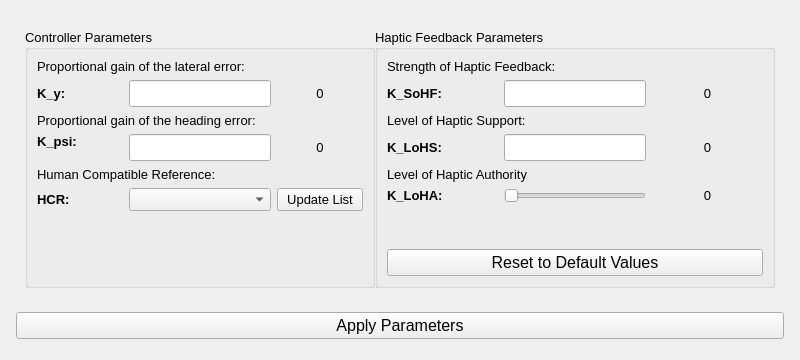
<?xml version="1.0" encoding="UTF-8"?>
<ui version="4.0">
 <class>Form</class>
 <widget class="QWidget" name="Form">
  <property name="geometry">
   <rect>
    <x>0</x>
    <y>0</y>
    <width>800</width>
    <height>360</height>
   </rect>
  </property>
  <property name="windowTitle">
   <string>Form</string>
  </property>
  <layout class="QGridLayout" name="gridLayout_2">
   <item row="1" column="1">
    <widget class="QFrame" name="frame">
     <property name="sizePolicy">
      <sizepolicy hsizetype="Maximum" vsizetype="Preferred">
       <horstretch>0</horstretch>
       <verstretch>0</verstretch>
      </sizepolicy>
     </property>
     <layout class="QGridLayout" name="gridLayout">
      <property name="sizeConstraint">
       <enum>QLayout::SetFixedSize</enum>
      </property>
      <property name="spacing">
       <number>0</number>
      </property>
      <item row="0" column="2">
       <widget class="QGroupBox" name="groupHapticparam">
        <property name="sizePolicy">
         <sizepolicy hsizetype="Minimum" vsizetype="Preferred">
          <horstretch>0</horstretch>
          <verstretch>0</verstretch>
         </sizepolicy>
        </property>
        <property name="minimumSize">
         <size>
          <width>400</width>
          <height>0</height>
         </size>
        </property>
        <property name="maximumSize">
         <size>
          <width>400</width>
          <height>16777215</height>
         </size>
        </property>
        <property name="font">
         <font>
          <pointsize>10</pointsize>
          <weight>50</weight>
          <bold>false</bold>
         </font>
        </property>
        <property name="title">
         <string>Haptic Feedback Parameters</string>
        </property>
        <layout class="QGridLayout" name="gridLayout_6">
         <item row="0" column="0">
          <layout class="QGridLayout" name="gridLayout_5">
           <item row="0" column="0" colspan="3">
            <widget class="QLabel" name="lblKsohftitle">
             <property name="font">
              <font>
               <pointsize>10</pointsize>
               <weight>50</weight>
               <bold>false</bold>
              </font>
             </property>
             <property name="text">
              <string>Strength of Haptic Feedback:</string>
             </property>
             <property name="alignment">
              <set>Qt::AlignLeading|Qt::AlignLeft|Qt::AlignTop</set>
             </property>
            </widget>
           </item>
           <item row="3" column="1">
            <widget class="QLineEdit" name="lineKlohs">
             <property name="sizePolicy">
              <sizepolicy hsizetype="Minimum" vsizetype="Fixed">
               <horstretch>0</horstretch>
               <verstretch>0</verstretch>
              </sizepolicy>
             </property>
             <property name="font">
              <font>
               <pointsize>12</pointsize>
              </font>
             </property>
            </widget>
           </item>
           <item row="6" column="1">
            <widget class="QSlider" name="sliderKloha">
             <property name="sizePolicy">
              <sizepolicy hsizetype="Minimum" vsizetype="Fixed">
               <horstretch>0</horstretch>
               <verstretch>0</verstretch>
              </sizepolicy>
             </property>
             <property name="maximum">
              <number>100</number>
             </property>
             <property name="orientation">
              <enum>Qt::Horizontal</enum>
             </property>
            </widget>
           </item>
           <item row="3" column="0">
            <widget class="QLabel" name="lblKlohs">
             <property name="font">
              <font>
               <pointsize>10</pointsize>
               <weight>75</weight>
               <bold>true</bold>
              </font>
             </property>
             <property name="text">
              <string>K_LoHS:</string>
             </property>
            </widget>
           </item>
           <item row="1" column="0">
            <widget class="QLabel" name="lblKsohf">
             <property name="font">
              <font>
               <pointsize>10</pointsize>
               <weight>75</weight>
               <bold>true</bold>
              </font>
             </property>
             <property name="text">
              <string>K_SoHF:</string>
             </property>
            </widget>
           </item>
           <item row="6" column="0">
            <widget class="QLabel" name="lblKloha">
             <property name="font">
              <font>
               <pointsize>10</pointsize>
               <weight>75</weight>
               <bold>true</bold>
              </font>
             </property>
             <property name="text">
              <string>K_LoHA:</string>
             </property>
            </widget>
           </item>
           <item row="6" column="2">
            <widget class="QLabel" name="lblKlohavalue">
             <property name="font">
              <font>
               <pointsize>10</pointsize>
              </font>
             </property>
             <property name="text">
              <string>0</string>
             </property>
             <property name="alignment">
              <set>Qt::AlignCenter</set>
             </property>
            </widget>
           </item>
           <item row="1" column="1">
            <widget class="QLineEdit" name="lineKsohf">
             <property name="sizePolicy">
              <sizepolicy hsizetype="Minimum" vsizetype="Fixed">
               <horstretch>0</horstretch>
               <verstretch>0</verstretch>
              </sizepolicy>
             </property>
             <property name="font">
              <font>
               <pointsize>12</pointsize>
              </font>
             </property>
            </widget>
           </item>
           <item row="4" column="0" colspan="3">
            <widget class="QLabel" name="lblKlohatitle">
             <property name="font">
              <font>
               <pointsize>10</pointsize>
               <weight>50</weight>
               <bold>false</bold>
              </font>
             </property>
             <property name="text">
              <string>Level of Haptic Authority</string>
             </property>
            </widget>
           </item>
           <item row="2" column="0" colspan="3">
            <widget class="QLabel" name="lblKlohstitle">
             <property name="font">
              <font>
               <pointsize>10</pointsize>
               <weight>50</weight>
               <bold>false</bold>
              </font>
             </property>
             <property name="text">
              <string>Level of Haptic Support:</string>
             </property>
            </widget>
           </item>
           <item row="1" column="2">
            <widget class="QLabel" name="lblKsohfvalue">
             <property name="font">
              <font>
               <pointsize>10</pointsize>
               <weight>50</weight>
               <bold>false</bold>
              </font>
             </property>
             <property name="text">
              <string>0</string>
             </property>
             <property name="alignment">
              <set>Qt::AlignCenter</set>
             </property>
            </widget>
           </item>
           <item row="3" column="2">
            <widget class="QLabel" name="lblKlohsvalue">
             <property name="font">
              <font>
               <pointsize>10</pointsize>
               <weight>50</weight>
               <bold>false</bold>
              </font>
             </property>
             <property name="text">
              <string>0</string>
             </property>
             <property name="alignment">
              <set>Qt::AlignCenter</set>
             </property>
            </widget>
           </item>
          </layout>
         </item>
         <item row="1" column="0">
          <spacer name="verticalSpacer_2">
           <property name="orientation">
            <enum>Qt::Vertical</enum>
           </property>
           <property name="sizeHint" stdset="0">
            <size>
             <width>20</width>
             <height>40</height>
            </size>
           </property>
          </spacer>
         </item>
         <item row="2" column="0">
          <widget class="QPushButton" name="btn_reset">
           <property name="font">
            <font>
             <pointsize>12</pointsize>
            </font>
           </property>
           <property name="text">
            <string>Reset to Default Values</string>
           </property>
          </widget>
         </item>
        </layout>
       </widget>
      </item>
      <item row="0" column="0">
       <widget class="QGroupBox" name="groupControlparam">
        <property name="sizePolicy">
         <sizepolicy hsizetype="Minimum" vsizetype="Preferred">
          <horstretch>0</horstretch>
          <verstretch>0</verstretch>
         </sizepolicy>
        </property>
        <property name="minimumSize">
         <size>
          <width>350</width>
          <height>0</height>
         </size>
        </property>
        <property name="maximumSize">
         <size>
          <width>301</width>
          <height>16777215</height>
         </size>
        </property>
        <property name="font">
         <font>
          <pointsize>10</pointsize>
          <weight>50</weight>
          <bold>false</bold>
         </font>
        </property>
        <property name="title">
         <string>Controller Parameters</string>
        </property>
        <layout class="QGridLayout" name="gridLayout_4">
         <item row="0" column="1">
          <layout class="QGridLayout" name="gridLayout_3">
           <item row="4" column="1">
            <widget class="QLineEdit" name="lineKpsi">
             <property name="sizePolicy">
              <sizepolicy hsizetype="Minimum" vsizetype="Fixed">
               <horstretch>0</horstretch>
               <verstretch>0</verstretch>
              </sizepolicy>
             </property>
             <property name="font">
              <font>
               <pointsize>12</pointsize>
              </font>
             </property>
            </widget>
           </item>
           <item row="6" column="0">
            <widget class="QLabel" name="lblHcr">
             <property name="font">
              <font>
               <pointsize>10</pointsize>
               <weight>75</weight>
               <bold>true</bold>
              </font>
             </property>
             <property name="text">
              <string>HCR:</string>
             </property>
            </widget>
           </item>
           <item row="2" column="1">
            <widget class="QLineEdit" name="lineKy">
             <property name="sizePolicy">
              <sizepolicy hsizetype="Minimum" vsizetype="Fixed">
               <horstretch>0</horstretch>
               <verstretch>0</verstretch>
              </sizepolicy>
             </property>
             <property name="font">
              <font>
               <pointsize>12</pointsize>
              </font>
             </property>
             <property name="alignment">
              <set>Qt::AlignLeading|Qt::AlignLeft|Qt::AlignTop</set>
             </property>
            </widget>
           </item>
           <item row="2" column="0">
            <widget class="QLabel" name="lblKy">
             <property name="font">
              <font>
               <pointsize>10</pointsize>
               <weight>75</weight>
               <bold>true</bold>
              </font>
             </property>
             <property name="text">
              <string>K_y:</string>
             </property>
            </widget>
           </item>
           <item row="8" column="0" colspan="2">
            <spacer name="verticalSpacer">
             <property name="orientation">
              <enum>Qt::Vertical</enum>
             </property>
             <property name="sizeHint" stdset="0">
              <size>
               <width>20</width>
               <height>40</height>
              </size>
             </property>
            </spacer>
           </item>
           <item row="4" column="0">
            <widget class="QLabel" name="lblKpsi">
             <property name="font">
              <font>
               <pointsize>10</pointsize>
               <weight>75</weight>
               <bold>true</bold>
              </font>
             </property>
             <property name="text">
              <string>K_psi:</string>
             </property>
             <property name="alignment">
              <set>Qt::AlignLeading|Qt::AlignLeft|Qt::AlignTop</set>
             </property>
            </widget>
           </item>
           <item row="6" column="1">
            <widget class="QComboBox" name="comboHCR">
             <property name="sizePolicy">
              <sizepolicy hsizetype="Minimum" vsizetype="Fixed">
               <horstretch>0</horstretch>
               <verstretch>0</verstretch>
              </sizepolicy>
             </property>
             <property name="font">
              <font>
               <weight>50</weight>
               <bold>false</bold>
              </font>
             </property>
            </widget>
           </item>
           <item row="6" column="2">
            <widget class="QPushButton" name="btnUpdate">
             <property name="font">
              <font>
               <pointsize>10</pointsize>
              </font>
             </property>
             <property name="text">
              <string>Update List</string>
             </property>
            </widget>
           </item>
           <item row="5" column="0" colspan="3">
            <widget class="QLabel" name="lblHcrtitle">
             <property name="font">
              <font>
               <pointsize>10</pointsize>
               <weight>50</weight>
               <bold>false</bold>
              </font>
             </property>
             <property name="text">
              <string>Human Compatible Reference:</string>
             </property>
            </widget>
           </item>
           <item row="3" column="0" colspan="3">
            <widget class="QLabel" name="lblKpsititle">
             <property name="font">
              <font>
               <pointsize>10</pointsize>
               <weight>50</weight>
               <bold>false</bold>
              </font>
             </property>
             <property name="text">
              <string>Proportional gain of the heading error:</string>
             </property>
            </widget>
           </item>
           <item row="0" column="0" colspan="3">
            <widget class="QLabel" name="lblKytitle">
             <property name="font">
              <font>
               <pointsize>10</pointsize>
               <weight>50</weight>
               <bold>false</bold>
              </font>
             </property>
             <property name="text">
              <string>Proportional gain of the lateral error:</string>
             </property>
             <property name="alignment">
              <set>Qt::AlignLeading|Qt::AlignLeft|Qt::AlignTop</set>
             </property>
            </widget>
           </item>
           <item row="2" column="2">
            <widget class="QLabel" name="lblKyvalue">
             <property name="font">
              <font>
               <pointsize>10</pointsize>
               <weight>50</weight>
               <bold>false</bold>
              </font>
             </property>
             <property name="text">
              <string>0</string>
             </property>
             <property name="alignment">
              <set>Qt::AlignCenter</set>
             </property>
            </widget>
           </item>
           <item row="4" column="2">
            <widget class="QLabel" name="lblKpsivalue">
             <property name="font">
              <font>
               <pointsize>10</pointsize>
               <weight>50</weight>
               <bold>false</bold>
              </font>
             </property>
             <property name="text">
              <string>0</string>
             </property>
             <property name="alignment">
              <set>Qt::AlignCenter</set>
             </property>
            </widget>
           </item>
          </layout>
         </item>
        </layout>
       </widget>
      </item>
     </layout>
    </widget>
   </item>
   <item row="2" column="1">
    <widget class="QPushButton" name="btn_apply">
     <property name="sizePolicy">
      <sizepolicy hsizetype="Preferred" vsizetype="Fixed">
       <horstretch>0</horstretch>
       <verstretch>0</verstretch>
      </sizepolicy>
     </property>
     <property name="font">
      <font>
       <pointsize>12</pointsize>
       <weight>50</weight>
       <bold>false</bold>
      </font>
     </property>
     <property name="styleSheet">
      <string notr="true">QPushButton:pressed{ background-color: rgba(65, 155, 77, 204);}
</string>
     </property>
     <property name="text">
      <string>Apply Parameters</string>
     </property>
     <property name="autoDefault">
      <bool>false</bool>
     </property>
     <property name="default">
      <bool>false</bool>
     </property>
     <property name="flat">
      <bool>false</bool>
     </property>
    </widget>
   </item>
  </layout>
 </widget>
 <resources/>
 <connections/>
</ui>
